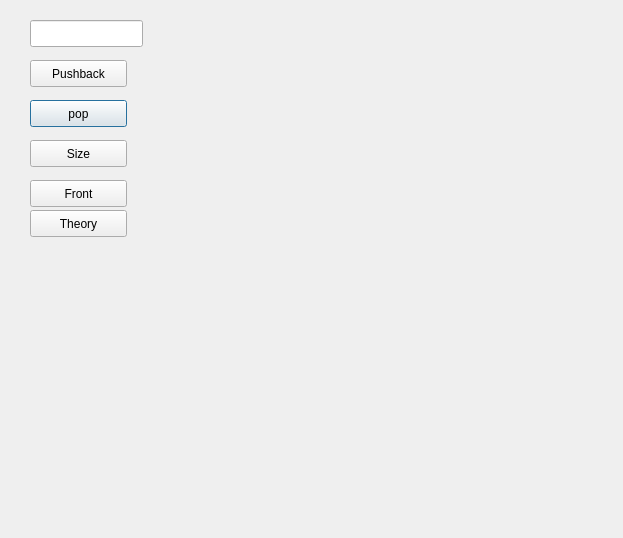
<?xml version="1.0" encoding="UTF-8"?>
<ui version="4.0">
 <class>QueueDialog</class>
 <widget class="QDialog" name="QueueDialog">
  <property name="geometry">
   <rect>
    <x>0</x>
    <y>0</y>
    <width>623</width>
    <height>538</height>
   </rect>
  </property>
  <property name="windowTitle">
   <string>Dialog</string>
  </property>
  <widget class="QPushButton" name="Pop">
   <property name="geometry">
    <rect>
     <x>30</x>
     <y>100</y>
     <width>97</width>
     <height>27</height>
    </rect>
   </property>
   <property name="text">
    <string>pop</string>
   </property>
  </widget>
  <widget class="QLabel" name="output">
   <property name="geometry">
    <rect>
     <x>150</x>
     <y>150</y>
     <width>331</width>
     <height>41</height>
    </rect>
   </property>
   <property name="text">
    <string/>
   </property>
  </widget>
  <widget class="QLineEdit" name="lineEdit">
   <property name="geometry">
    <rect>
     <x>30</x>
     <y>20</y>
     <width>113</width>
     <height>27</height>
    </rect>
   </property>
  </widget>
  <widget class="QPushButton" name="pushback">
   <property name="geometry">
    <rect>
     <x>30</x>
     <y>60</y>
     <width>97</width>
     <height>27</height>
    </rect>
   </property>
   <property name="text">
    <string>Pushback</string>
   </property>
  </widget>
  <widget class="QPushButton" name="Front">
   <property name="geometry">
    <rect>
     <x>30</x>
     <y>180</y>
     <width>97</width>
     <height>27</height>
    </rect>
   </property>
   <property name="text">
    <string>Front</string>
   </property>
  </widget>
  <widget class="QPushButton" name="Size">
   <property name="geometry">
    <rect>
     <x>30</x>
     <y>140</y>
     <width>97</width>
     <height>27</height>
    </rect>
   </property>
   <property name="text">
    <string>Size</string>
   </property>
  </widget>
  <widget class="QPushButton" name="Theory">
   <property name="geometry">
    <rect>
     <x>30</x>
     <y>210</y>
     <width>97</width>
     <height>27</height>
    </rect>
   </property>
   <property name="text">
    <string>Theory</string>
   </property>
  </widget>
 </widget>
 <resources/>
 <connections/>
</ui>
